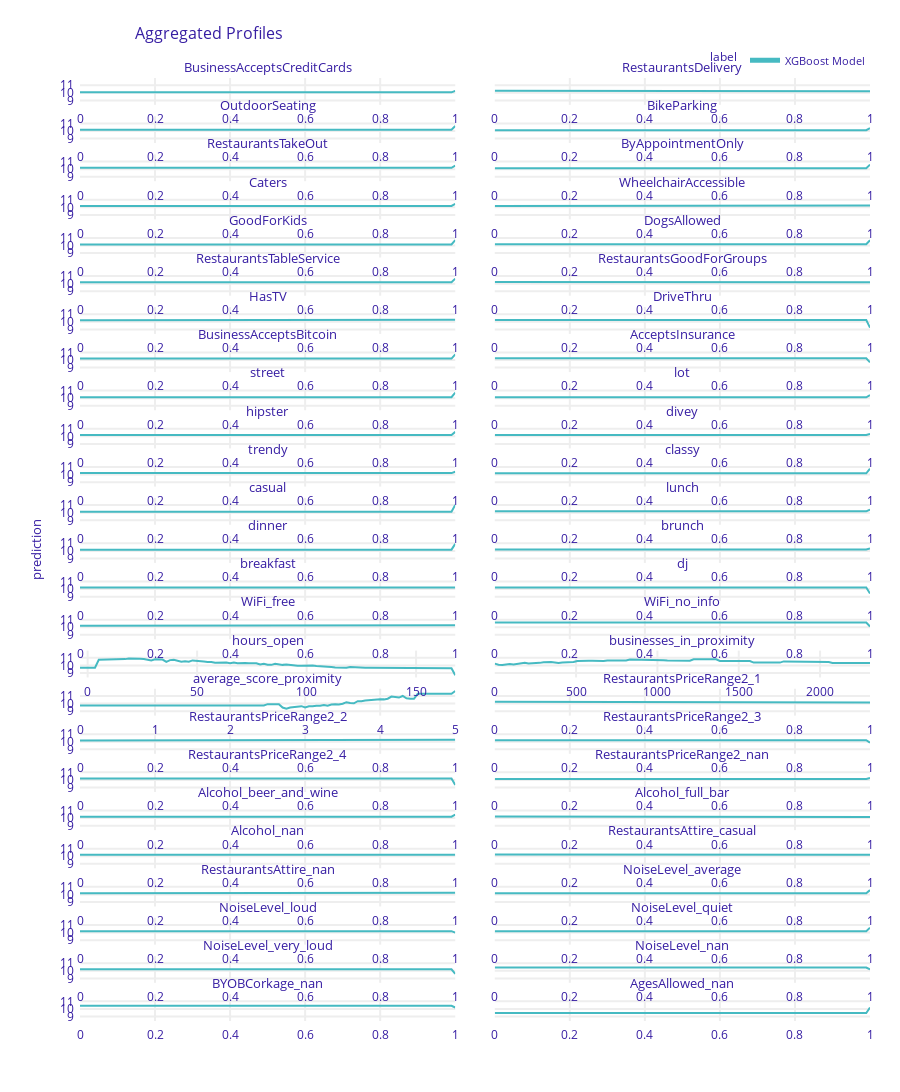

Write notebook code for a chart like this one.
### Code cell
pdp = explainer.model_profile(type='partial')
pdp.plot()
